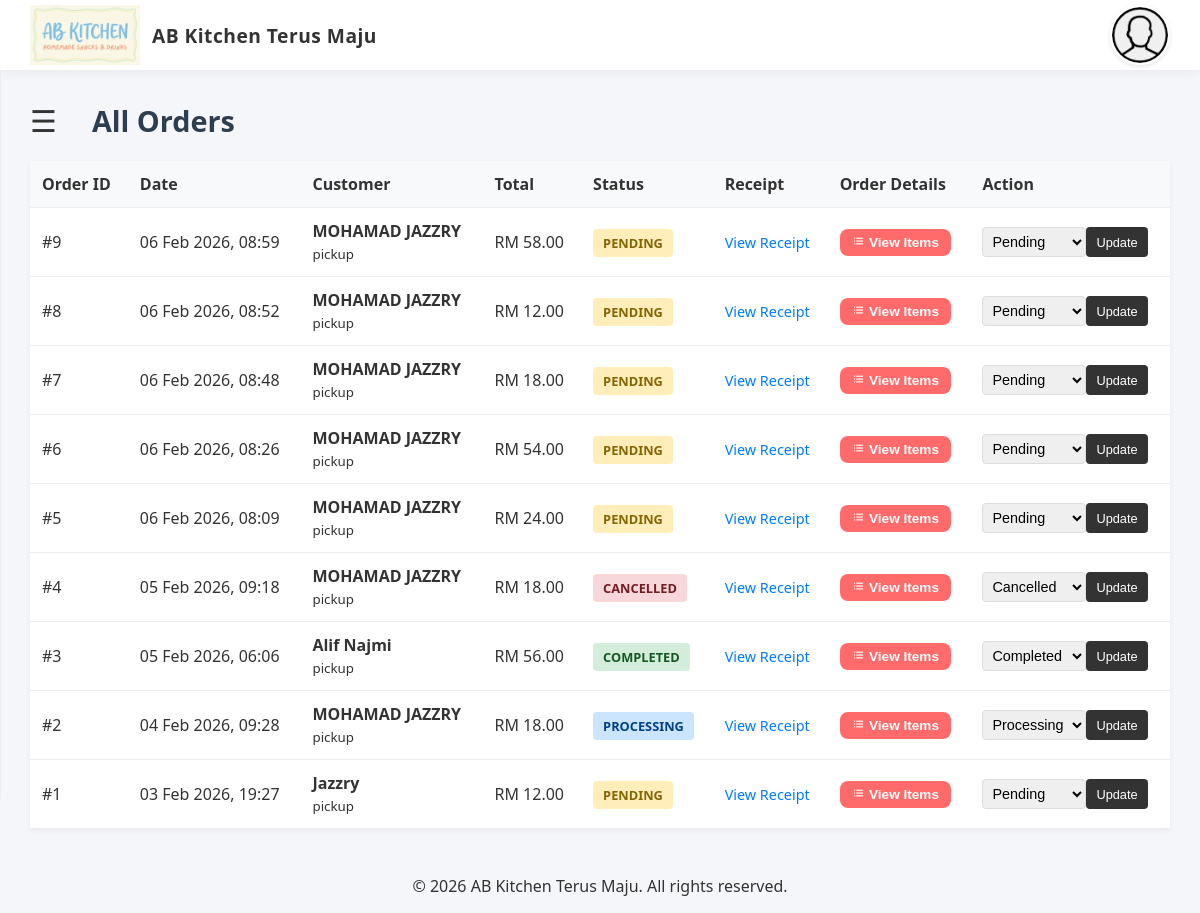
The page /pages/orders/list.php (signed in) on the database as committed earlier.
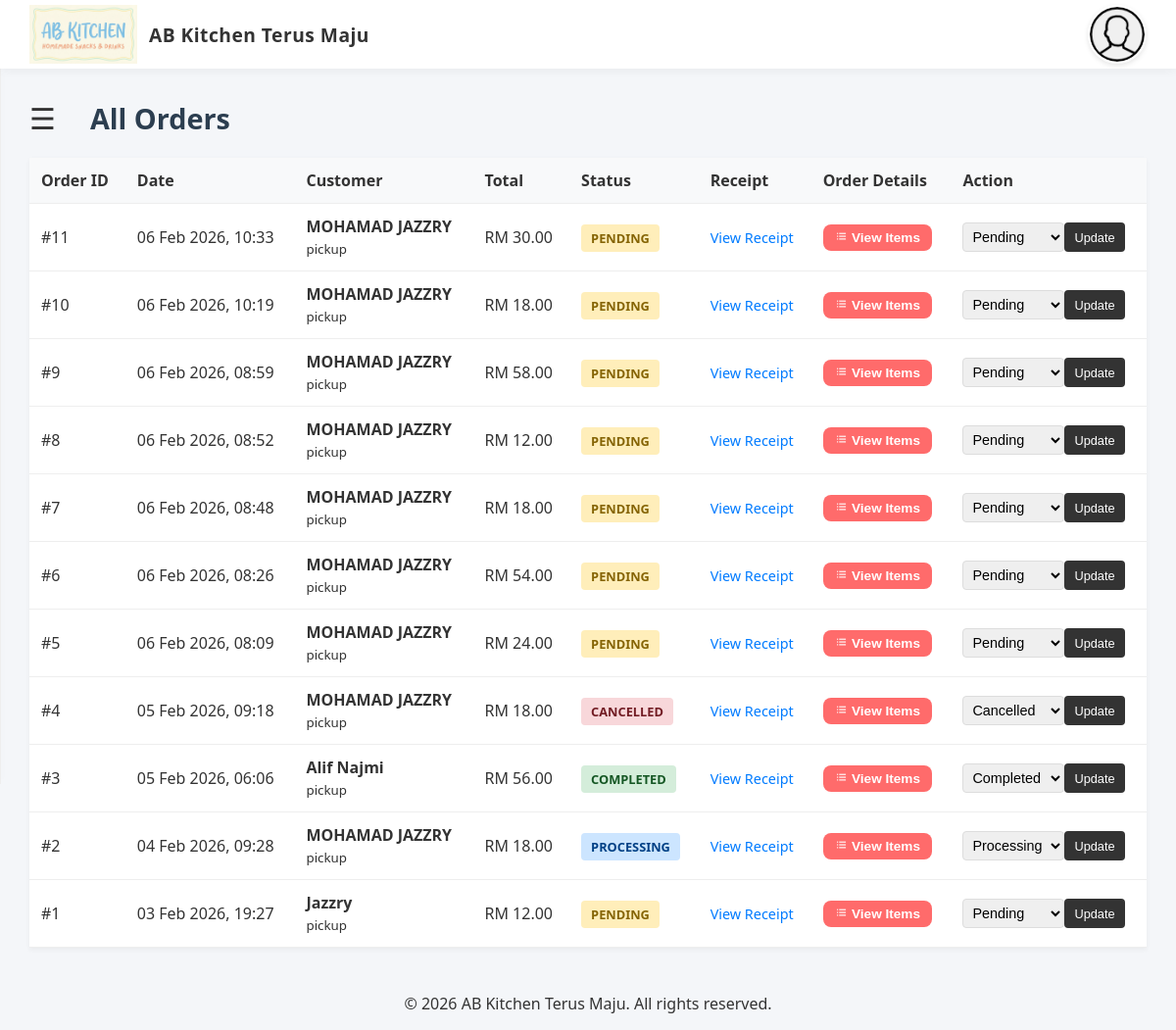
The same page on the database as committed later.
### tables this page shows
CREATE TABLE orders (
                id INTEGER PRIMARY KEY AUTOINCREMENT,
                user_id INTEGER, -- Cashier who processed the order
                customer_name TEXT, -- Optional, for reference
                total_amount REAL NOT NULL DEFAULT 0.00,
                status TEXT DEFAULT 'completed', -- 'pending', 'completed', 'cancelled'
                created_at DATETIME DEFAULT CURRENT_TIMESTAMP, customer_email TEXT, customer_phone TEXT, delivery_method TEXT DEFAULT 'pickup', shipping_address TEXT, payment_method TEXT DEFAULT 'manual', receipt_image TEXT,
                FOREIGN KEY (user_id) REFERENCES users(id) ON DELETE SET NULL
            );

### helpers.php (called while the page is built, shortened)
<?php
function get_settings($pdo) {
    try {
        $stmt = $pdo->query("SELECT setting_key, setting_value FROM settings");
        $settings = [];
        while ($row = $stmt->fetch(PDO::FETCH_ASSOC)) {
            $settings[$row['setting_key']] = $row['setting_value'];
        }
        return $settings;
    } catch (PDOException $e) {
        return [];
    }
}

### pages/orders/list.php (the view, shortened to what this page needs)
<?php
require_once '../../config/config.php';
require_once '../../header.php';
$filter_status = isset($_GET['status']) ? $_GET['status'] : '';
$sql = "SELECT * FROM orders";
$params = [];
$sql .= " ORDER BY created_at DESC";
$stmt = $pdo->prepare($sql);
$stmt->execute($params);
$orders = $stmt->fetchAll();
$page_title = $filter_status ? ucfirst($filter_status) . " Orders" : "All Orders";
?>
<!DOCTYPE html>
<html lang="en">
<head>
    <link rel="stylesheet" href="../../styles/admin_dashboard.css">
</head>
<body>
    <main class="dashboard-container" id="main">
        <div class="dashboard-header">
            <span class="menu-toggle" onclick="openNav(event)">&#9776;</span>
            <div class="welcome-banner">
                <h1><?= $page_title ?></h1>
            </div>
        </div>
        <table class="data-table">
            <thead>
                <tr>
                    <th>Order ID</th>
                    <th>Date</th>
                    <th>Customer</th>
                    <th>Total</th>
                    <th>Status</th>
                    <th>Receipt</th>
                    <th>Order Details</th>
                    <th>Action</th>
                </tr>
            </thead>
            <tbody>
                <?php if (empty($orders)): ?>
                    <tr><td colspan="7" style="text-align:center;padding:20px;color:#777;">No orders found.</td></tr>
                <?php else: ?>
                    <?php foreach ($orders as $o): ?>
                    <tr>
                        <td>#<?= $o['id'] ?></td>
                        <td><?= date('d M Y, H:i', strtotime($o['created_at'])) ?></td>
                        <td>
                            <strong><?= htmlspecialchars($o['customer_name'] ?? 'Guest') ?></strong><br>
                            <small><?= htmlspecialchars($o['delivery_method']) ?></small>
                        </td>
                        <td>RM <?= number_format($o['total_amount'], 2) ?></td>
                        <td>
                            <span class="badge status-<?= $o['status'] ?>"><?= $o['status'] ?></span>
                        </td>
                        <td>
                            <?php if (!empty($o['receipt_image'])): ?>
                                <a href="/receipts/<?= htmlspecialchars($o['receipt_image']) ?>" target="_blank" class="btn-link">View Receipt</a>
                            <?php else: ?>
                                <span style="color:#999;">-</span>
                            <?php endif; ?>
                        </td>
                        <td>
                            <button type="button" onclick="viewItems(<?= $o['id'] ?>)" class="btn btn-primary" style="padding:6px 12px;font-size:0.85em;">
                                <i class='bx bx-list-ul'></i> View Items
                            </button>
                        </td>
                        <td>
                            <form method="POST" action="" style="flex:1;display:flex;">
                                <select name="status" class="status-select">
                                    <option value="pending" <?= $o['status']=='pending'?'selected':'' ?>>Pending</option>
                                    <option value="processing" <?= $o['status']=='processing'?'selected':'' ?>>Processing</option>
                                    <option value="completed" <?= $o['status']=='completed'?'selected':'' ?>>Completed</option>
                                    <option value="cancelled" <?= $o['status']=='cancelled'?'selected':'' ?>>Cancelled</option>
                                </select>
                                <button type="submit" class="btn-update">Update</button>
                            </form>
                        </td>
                    </tr>
                    <?php endforeach; ?>
                <?php endif; ?>
            </tbody>
        </table>
    </main>
    <?php include '../../footer.php'; ?>
</body>
</html>

### header.php (shortened to what this page needs)
<?php
require_once __DIR__ . '/config/config.php';
try {
    $stmt = $pdo->prepare("SELECT username, role, is_new FROM users WHERE id = ?");
    $stmt->execute([$_SESSION['user_id']]);
    $user = $stmt->fetch();
    $protocol = isset($_SERVER['HTTPS']) && $_SERVER['HTTPS'] === 'on' ? "https" : "http";
    $host = $_SERVER['HTTP_HOST'];
    $project_dir = str_replace($_SERVER['DOCUMENT_ROOT'], '', str_replace('\\', '/', __DIR__));
    $base_url = $protocol . "://" . $host . $project_dir . "/";
    $dashboard_url = match($user['role']) {
        'admin' => $base_url . 'admin',
        'cashier' => $base_url . 'admin',
        default => $base_url
    };
    require_once __DIR__ . '/helpers.php';
    $settings = get_settings($pdo);
    $store_name = $settings['store_name'] ?? 'AB Kitchen';
    $logo_path = !empty($settings['store_logo'])
        ? $base_url . 'images/settings/' . htmlspecialchars($settings['store_logo'])
        : $base_url . 'images/Logo.png';
} catch (Exception $e) {
    die("System Error");
}
?>
<!DOCTYPE html>
<html lang="en">
<head>
  <link rel="stylesheet" href="<?= $base_url ?>styles/header.css?v=<?= time() ?>">
  <link rel="stylesheet" href="<?= $base_url ?>styles/sidenav.css?v=<?= time() ?>">
  <link rel="stylesheet" href="<?= $base_url ?>styles/main_style.css?v=<?= time() ?>">
  <link href='https://unpkg.com/boxicons@2.1.4/css/boxicons.min.css' rel='stylesheet'>
</head>
<body>
  <header>
    <a href="<?= $dashboard_url ?>" class="logo">
      <img src="<?= $logo_path ?>" alt="Logo" onerror="this.src='<?= $base_url ?>images/icons/user.png'">
      <span><?= htmlspecialchars($store_name) ?></span>
    </a>
    <nav>
      <div class="profile" onclick="toggleProfileMenu()">
        <div class="profile-pic" style="background-image: url('<?= $base_url ?>images/icons/user.png')"></div>
      </div>
    </nav>
  </header>

### footer.php (shortened to what this page needs)
<footer style="text-align: center; margin-top: 5px;">
<?php
$footer_store_name = $settings['store_name'] ?? 'My Digital Store';
?>
    <p>© <?= date('Y') ?> <?= htmlspecialchars($footer_store_name) ?>. All rights reserved.</p>
</footer>

### styles/header.css (style rules this page uses)
header { background-color: white; color: #333; display: flex; justify-content: space-between; align-items: center; padding: 0 30px; height: 70px; box-shadow: 0 2px 10px rgba(0, 0, 0, 0.05); position: sticky; top: 0; z-index: 100; }
.logo { display: flex; align-items: center; gap: 12px; text-decoration: none; color: inherit; }
.logo img { height: 45px; width: auto; }
.logo span { font-size: 1.2rem; font-weight: 700; color: #333; letter-spacing: 0.5px; }
nav { display: flex; align-items: center; gap: 25px; }
.profile { position: relative; cursor: pointer; display: flex; align-items: center; gap: 10px; }
.profile-pic { width: 40px; height: 40px; border-radius: 50%; background-size: cover; background-position: center; background-color: #f0f0f0; border: 2px solid #fff; box-shadow: 0 2px 5px rgba(0, 0, 0, 0.1); }
.logo img { height: 60px; }
nav { display: flex; align-items: center; gap: 20px; }
.profile { position: relative; cursor: pointer; }
.profile-pic { width: 60px; height: 60px; border-radius: 50%; background-size: cover; background-position: center; background-color: #f0f0f0; }

### styles/main_style.css (style rules this page uses)
:root { --primary-color: #dcb5ff; --accent-color: #ff6b6b; --text-color: #333; --bg-color: #f4f6f9; --sidebar-bg: #fff; --header-height: 70px; --shadow-sm: 0 2px 5px rgba(0, 0, 0, 0.05); --shadow-md: 0 5px 15px rgba(0, 0, 0, 0.1); }
*, *::before, *::after { box-sizing: border-box; }
body { margin: 0; font-family: 'Outfit', 'Segoe UI', sans-serif; background-color: var(--bg-color); color: var(--text-color); overflow-x: hidden; }
main { background-color: var(--bg-color); color: var(--text-color); padding: 30px; min-height: calc(100vh - var(--header-height)); transition: margin-left .3s ease; flex: 1; max-width: 100%; }
main h1 { margin-bottom: 25px; font-size: 1.8rem; font-weight: 700; color: #2c3e50; }
.btn { padding: 10px 20px; border-radius: 8px; border: none; cursor: pointer; font-weight: 600; transition: all 0.2s; }
.btn-primary { background: var(--accent-color); color: white; }
.menu-toggle { font-size: 24px; cursor: pointer; margin-right: 15px; color: #555; display: inline-block; vertical-align: middle; }

### styles/admin_dashboard.css (style rules this page uses)
.dashboard-header { display: flex; align-items: center; gap: 20px; margin-bottom: 20px; }
.menu-toggle { font-size: 30px; cursor: pointer; color: #333; display: inline-block; }
.welcome-banner h1 { margin: 0; }

### pages/orders/list.php (style rules this page uses)
.data-table { width: 100%; border-collapse: collapse; background: white; box-shadow: 0 2px 5px rgba(0,0,0,0.05); }
.data-table th, .data-table td { padding: 12px; text-align: left; border-bottom: 1px solid #eee; }
.data-table th { background: #f8f9fa; }
.badge { padding: 5px 10px; border-radius: 4px; font-size: 0.8em; text-transform: uppercase; font-weight: bold; }
.status-pending { background: #ffeeba; color: #856404; }
.status-processing { background: #cce5ff; color: #004085; }
.status-completed { background: #d4edda; color: #155724; }
.status-cancelled { background: #f8d7da; color: #721c24; }
.btn-link { color: #007bff; text-decoration: none; font-size: 0.9em; }
.status-select { padding: 5px; border: 1px solid #ddd; border-radius: 4px; font-size: 0.9em; }
.btn-update { padding: 5px 10px; background: #333; color: white; border: none; border-radius: 4px; cursor: pointer; font-size: 0.8em; }

Rows that differ between the two databases and show on the page:
added orders: id "11", created_at "06 Feb 2026, 10:33", customer_name "MOHAMAD JAZZRY", delivery_method "pickup", total_amount "30.00", status "PENDING", status "Pending"
added orders: id "10", created_at "06 Feb 2026, 10:19", customer_name "MOHAMAD JAZZRY", delivery_method "pickup", total_amount "18.00", status "PENDING", status "Pending"
